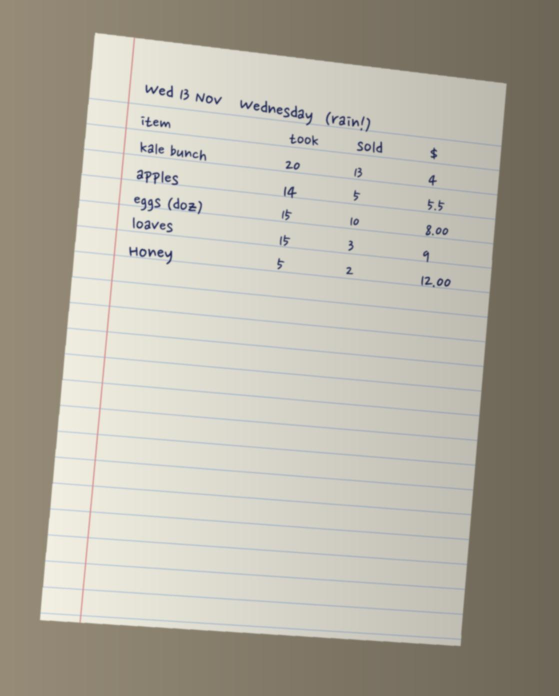
#> input picture data/samples/tally_01.jpg, 1117 x 1392 px (shown at 1/2 size)
$ python -i straighten.py   (imports and definitions only)
#> lines starting #> are read from the running program, lines starting #| are printed output that depends on the picture; after the words box and inside, x2 and y2 are one past the last pixel; in counts of white or black regions, pixels touching at a corner belong together
#> in straighten, img is the input picture: PIL image 1117x1392 RGB; mean R, G, B 179.7, 175.4, 162.5
"""
Straighten a tilted tally photo so each row runs level across the page.

Why: Gemma reads rows straight across. On a tilted photo the numbers on the
right sit lower than their item name, so values slip into the next row.
Rotating the page level first fixes that.

How: try small rotations and keep the one where dark pixels (ink and ruled
lines) line up best into horizontal stripes, i.e. where the row-by-row
darkness varies the most. Plain numpy, no extra model.
"""

import io

import numpy as np
from PIL import Image, ImageFilter, ImageOps


def find_tilt(img: Image.Image) -> float:
    small = ImageOps.grayscale(img)
    small.thumbnail((800, 800))
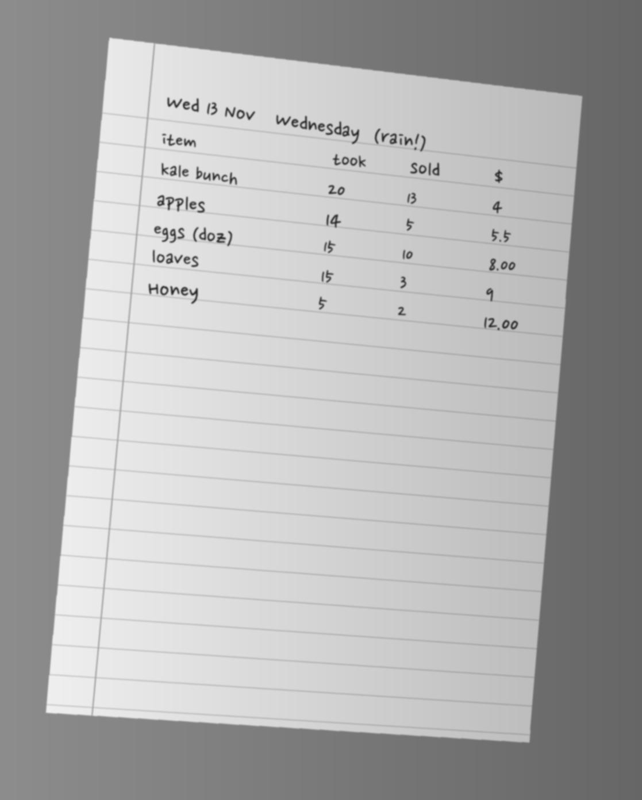
#> small: PIL image 642x800 L; min 39, max 241, mean 175.1
    gray = np.asarray(small, dtype=float)
    # Remove smooth shading (shadows, table colour): keep only fine marks
    # that are darker than their surroundings, i.e. ink and ruled lines.
    blurred = np.asarray(small.filter(ImageFilter.GaussianBlur(12)), dtype=float)
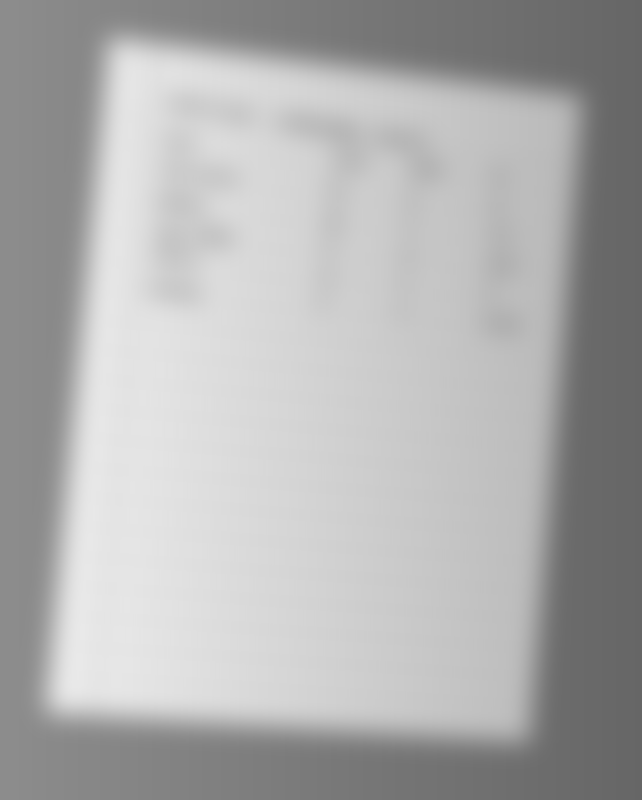
#> blurred: shape (800, 642) float64; min 102, max 233, mean 175.1
    marks = ((blurred - gray) > 12).astype("uint8") * 255
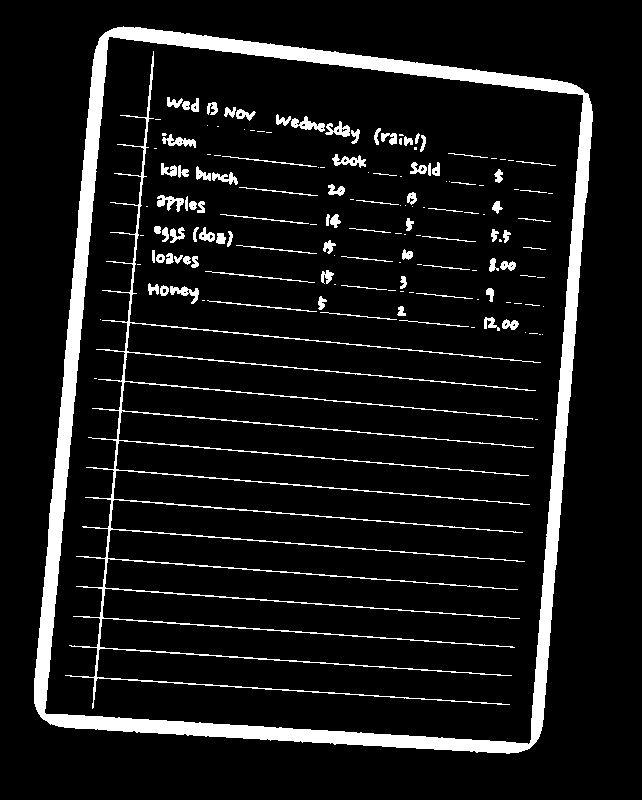
#> marks: shape (800, 642); 9.2% white; 154 white regions (65 under 20 px), largest, box (x1, y1, x2, y2) and area: (34, 26, 593, 754) 29355, (65, 51, 541, 709) 9980, (291, 116, 325, 132) 254
    h, w = marks.shape
#> h = 800; w = 642
    marks = marks[h // 6: -h // 6, w // 6: -w // 6]   # centre only: skip page edges
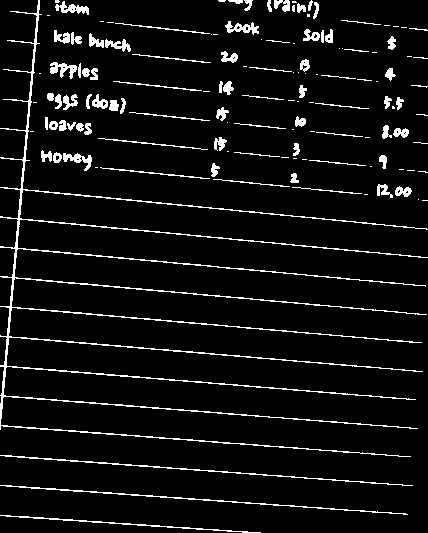
#> marks: shape (533, 428); 6.5% white in thin lines or dots
    best_angle, best_score = 0.0, -1.0
    for angle in np.arange(-15, 15.01, 0.5):
        rotated = Image.fromarray(marks).rotate(angle, resample=Image.NEAREST)
        rows = np.asarray(rotated, dtype=float).sum(axis=1)
        score = np.var(rows)                           # sharp stripes = level page
        if score > best_score:
            best_angle, best_score = float(angle), score
#> this loop made 61 passes
#> (score, best_angle, best_score) on passes 1, 2, 3, 12, 13, 20, 21, 22, 23, 35, 36, 37: (8395056.7, -15, 8395056.7), (8733011.6, -14.5, 8733011.6), (8993005.4, -14, 8993005.4), (9298455.3, -9.5, 9298455.3), (9960453.3, -9, 9960453.3), (10557678.3, -5.5, 10557678.3), (12337861.6, -5, 12337861.6), (13903896.4, -4.5, 13903896.4), (14408909.5, -4, 14408909.5), (16418180.2, 2, 16418180.2), (22375581.6, 2.5, 22375581.6), (33525271.7, 3, 33525271.7)
#> score on passes 4 to 9: 8919029.2, 8513817.8, 7999312.6, 7310217.8, 7143586.2, 7333649.6
#> pass 1, in find_tilt, `rotated = Image.fromarray(marks).rotate(angle, resample=Image.NEAREST)`:
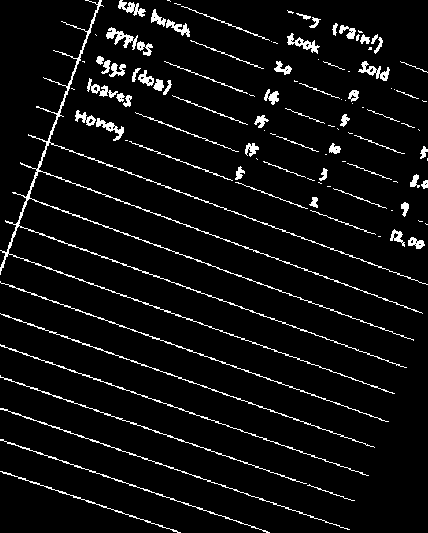
#> rotated: PIL image 428x533 L; 5.9% white in thin lines or dots
#> pass 3, in find_tilt, `rotated = Image.fromarray(marks).rotate(angle, resample=Image.NEAREST)`:
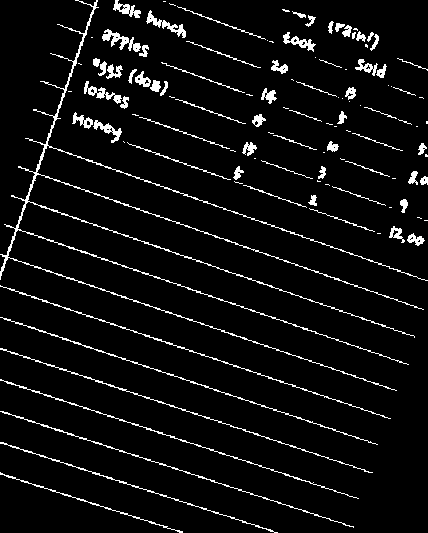
#> rotated: PIL image 428x533 L; 5.9% white in thin lines or dots
#> after the loop, best_angle = 5; best_score = 154044718.7
    return best_angle


def straighten(image_path: str) -> tuple[bytes, float]:
    """Return the levelled image as JPEG bytes, plus the angle corrected."""
    img = ImageOps.exif_transpose(Image.open(image_path)).convert("RGB")
    angle = find_tilt(img)
#> angle = 5
    level = img.rotate(angle, resample=Image.BICUBIC, expand=True, fillcolor=(255, 255, 255))
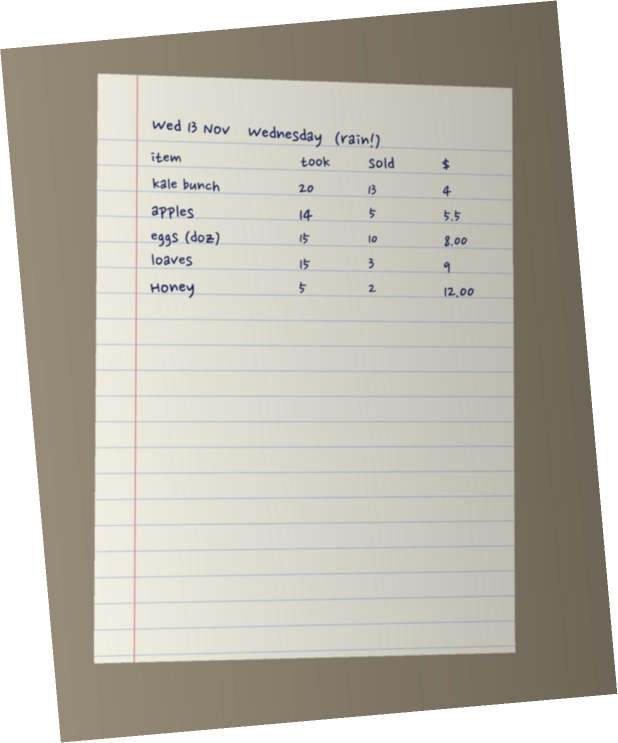
#> level: PIL image 1235x1486 RGB (shown at 1/2 size); mean R, G, B 191, 187.4, 176.5
    buf = io.BytesIO()
    level.save(buf, format="JPEG", quality=92)
    return buf.getvalue(), angle

>>> result = straighten('../data/samples/tally_01.jpg')
